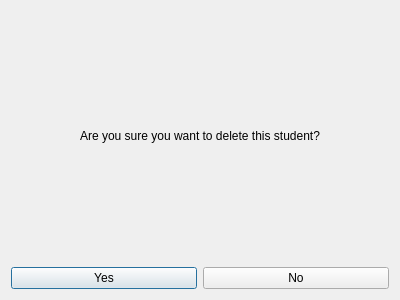
<?xml version="1.0" encoding="UTF-8"?>
<ui version="4.0">
 <class>Dialog</class>
 <widget class="QDialog" name="Dialog">
  <property name="geometry">
   <rect>
    <x>0</x>
    <y>0</y>
    <width>400</width>
    <height>300</height>
   </rect>
  </property>
  <property name="windowTitle">
   <string>Dialog</string>
  </property>
  <layout class="QGridLayout" name="gridLayout">
   <item row="0" column="0">
    <layout class="QVBoxLayout" name="verticalLayout">
     <item>
      <widget class="QLabel" name="label">
       <property name="text">
        <string>Are you sure you want to delete this student?</string>
       </property>
       <property name="alignment">
        <set>Qt::AlignCenter</set>
       </property>
      </widget>
     </item>
     <item>
      <layout class="QHBoxLayout" name="horizontalLayout">
       <item>
        <widget class="QPushButton" name="yesButton">
         <property name="text">
          <string>Yes</string>
         </property>
        </widget>
       </item>
       <item>
        <widget class="QPushButton" name="noButton">
         <property name="text">
          <string>No</string>
         </property>
        </widget>
       </item>
      </layout>
     </item>
    </layout>
   </item>
  </layout>
 </widget>
 <layoutdefault spacing="6" margin="11"/>
 <resources/>
 <connections/>
</ui>
